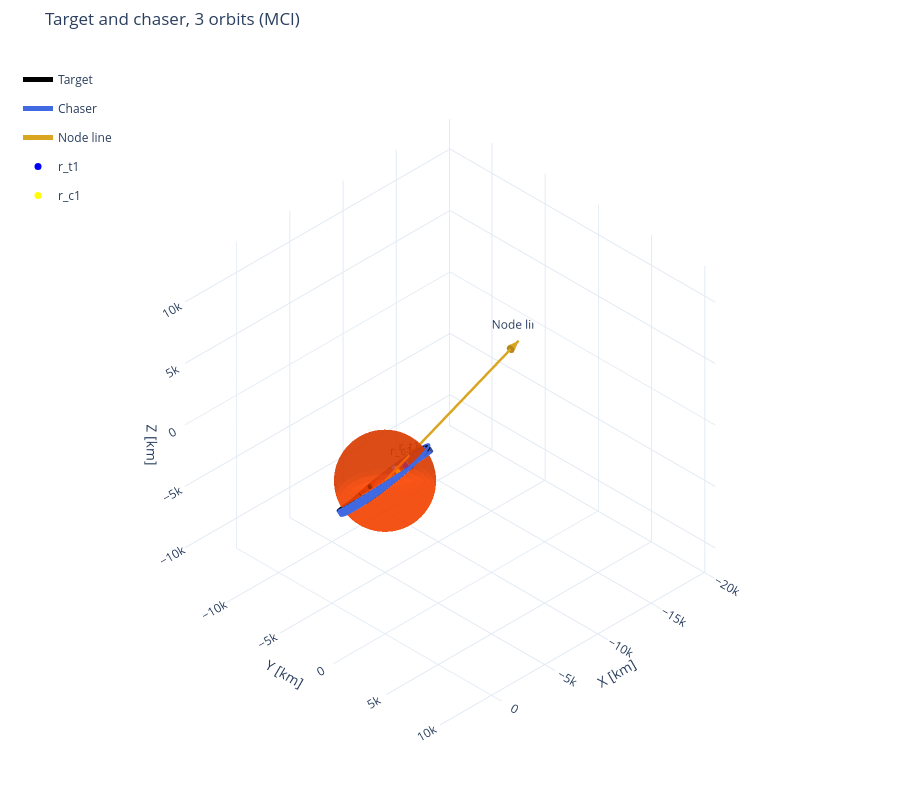

Here is the notebook cell this chart was saved with:
### Markdown cell above
## Visualization

### Code cell
vectors = [
    {
        "direction": n_hat,
        "length": 20000,
        "name": "Node line",
        "color": "goldenrod",
        "label": True,
    },
]

rs = [
    # rv_t_0_to_1[:, 0:3] * M_TO_KM,
    # rv_c_0_to_1[:, 0:3] * M_TO_KM,
    # rv_t_0_to_3[:, 0:3] * M_TO_KM,
    # rv_c_0_to_3[:, 0:3] * M_TO_KM,
    # rv_t_0_to_3[:, 0:3] * M_TO_KM,
    # rv_c_0_to_3[:, 0:3] * M_TO_KM,
    # rv_c_0_to_2[:, 0:3] * M_TO_KM,
    rv_t_0_to_5[:, 0:3] * M_TO_KM,
    rv_c_0_to_5[:, 0:3] * M_TO_KM,
    # rv_t_0_to_6[:, 0:3] * M_TO_KM,
    # rv_c_0_to_6[:, 0:3] * M_TO_KM,
]
ts = [
    # ts_0_to_1,
    # ts_0_to_1,
    # ts_0_to_3,
    # ts_0_to_3,
    ts_0_to_5,
    ts_0_to_5,
    # ts_0_to_6,
    # ts_0_to_6,
]
labels=[
    "Target",
    "Chaser"
]
trace_colors=[
    "black",
    "royalblue"
]
points = [
    {
        "name": "r_t1",
        "location": rv_t_0_to_5[-1,0:3] * M_TO_KM,
        "color": "blue",
    },
    {
        "name": "r_c1",
        "location": rv_c_0_to_5[-1,0:3] * M_TO_KM,
        "color": "yellow",
    },
]

fig = plot_3d(
    rs, ts, labels, trace_colors=trace_colors,
    bodies={"name": "Mars", "radius": R_MARS * M_TO_KM, "color": "orangered"},
    title=f"Target and chaser, {N_ORBITS} orbits (MCI)",
    vectors=vectors,
    points=points,
    units="km",
)

### Figure 1 — Plotly figure (JSON) as saved in the notebook; plotly's stock layout.template omitted (floating-point values rounded to 4 significant figures; data arrays with more than 128 entries replaced by an {"elided": "..."} marker saying what was removed)
{"data": [{"colorscale": [[0, "orangered"], [1, "orangered"]], "hoverinfo": "skip", "name": "Mars", "opacity": 0.7, "showlegend": false, "showscale": false, "type": "surface", "x": {"elided": "60x30 float values"}, "y": {"elided": "60x30 float values"}, "z": {"elided": "60x30 float values"}}, {"legendgroup": "Target", "line": {"color": "black", "width": 5}, "mode": "lines", "name": "Target", "type": "scatter3d", "x": {"elided": "11997 float values"}, "y": {"elided": "11997 float values"}, "z": {"elided": "11997 float values"}}, {"legendgroup": "Target", "marker": {"color": "black", "size": 6}, "mode": "markers", "name": "Target End", "showlegend": false, "type": "scatter3d", "x": [-3364.0], "y": [-1172.0], "z": [-939.7]}, {"legendgroup": "Chaser", "line": {"color": "royalblue", "width": 5}, "mode": "lines", "name": "Chaser", "type": "scatter3d", "x": {"elided": "11997 float values"}, "y": {"elided": "11997 float values"}, "z": {"elided": "11997 float values"}}, {"legendgroup": "Chaser", "marker": {"color": "royalblue", "size": 6}, "mode": "markers", "name": "Chaser End", "showlegend": false, "type": "scatter3d", "x": [-3035.0], "y": [-1572.0], "z": [-1348.0]}, {"legendgroup": "vector-5", "line": {"color": "goldenrod", "width": 5}, "mode": "lines+text", "name": "Node line", "text": ["", "Node line"], "textposition": "top center", "type": "scatter3d", "x": [0, -18920.0], "y": [0, -6363.0], "z": [0, -1249.0]}, {"anchor": "tip", "colorscale": [[0, "goldenrod"], [1, "goldenrod"]], "hoverinfo": "skip", "legendgroup": "vector-5", "name": "Node line arrowhead", "showlegend": false, "showscale": false, "sizemode": "absolute", "sizeref": 1200, "type": "cone", "u": [-0.946], "v": [-0.3181], "w": [-0.06246], "x": [-18920.0], "y": [-6363.0], "z": [-1249.0]}, {"marker": {"color": "blue", "size": 7, "symbol": "circle"}, "mode": "markers+text", "name": "r_t1", "text": ["r_t1"], "textposition": "top center", "type": "scatter3d", "x": [-3364.0], "y": [-1172.0], "z": [-939.7]}, {"marker": {"color": "yellow", "size": 7, "symbol": "circle"}, "mode": "markers+text", "name": "r_c1", "text": ["r_c1"], "textposition": "top center", "type": "scatter3d", "x": [-3035.0], "y": [-1572.0], "z": [-1348.0]}], "layout": {"height": 800, "legend": {"bgcolor": "rgba(0,0,0,0)", "borderwidth": 0, "x": 0.02, "y": 0.98}, "margin": {"b": 0, "l": 0, "r": 0, "t": 50}, "scene": {"aspectmode": "cube", "camera": {"eye": {"x": 1.732, "y": 1.732, "z": 1.732}, "projection": {"type": "orthographic"}, "up": {"x": 0, "y": 0, "z": 1}}, "xaxis": {"range": [-20050.0, 4867.0], "title": {"text": "X [km]"}}, "yaxis": {"range": [-13950.0, 10970.0], "title": {"text": "Y [km]"}}, "zaxis": {"range": [-12460.0, 12460.0], "title": {"text": "Z [km]"}}}, "title": {"text": "Target and chaser, 3 orbits (MCI)"}}}
